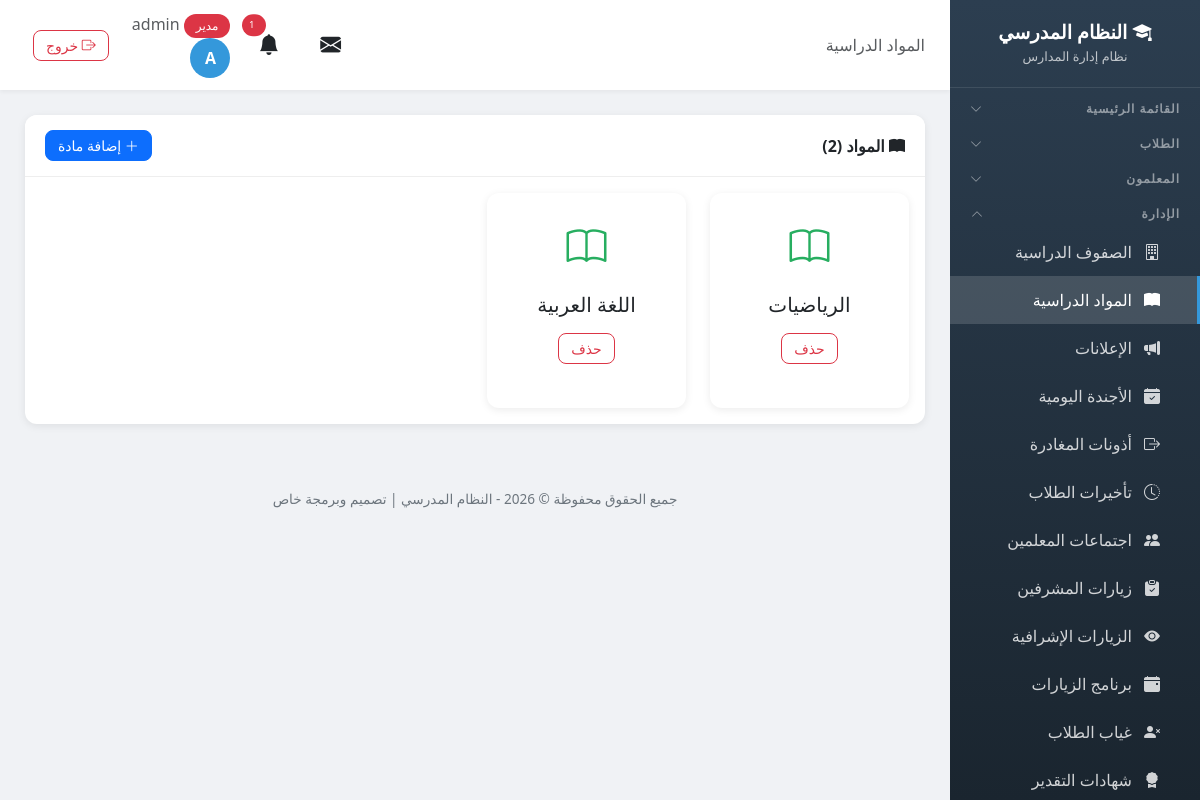
Before: /subjects/ (signed in) with the older database file.
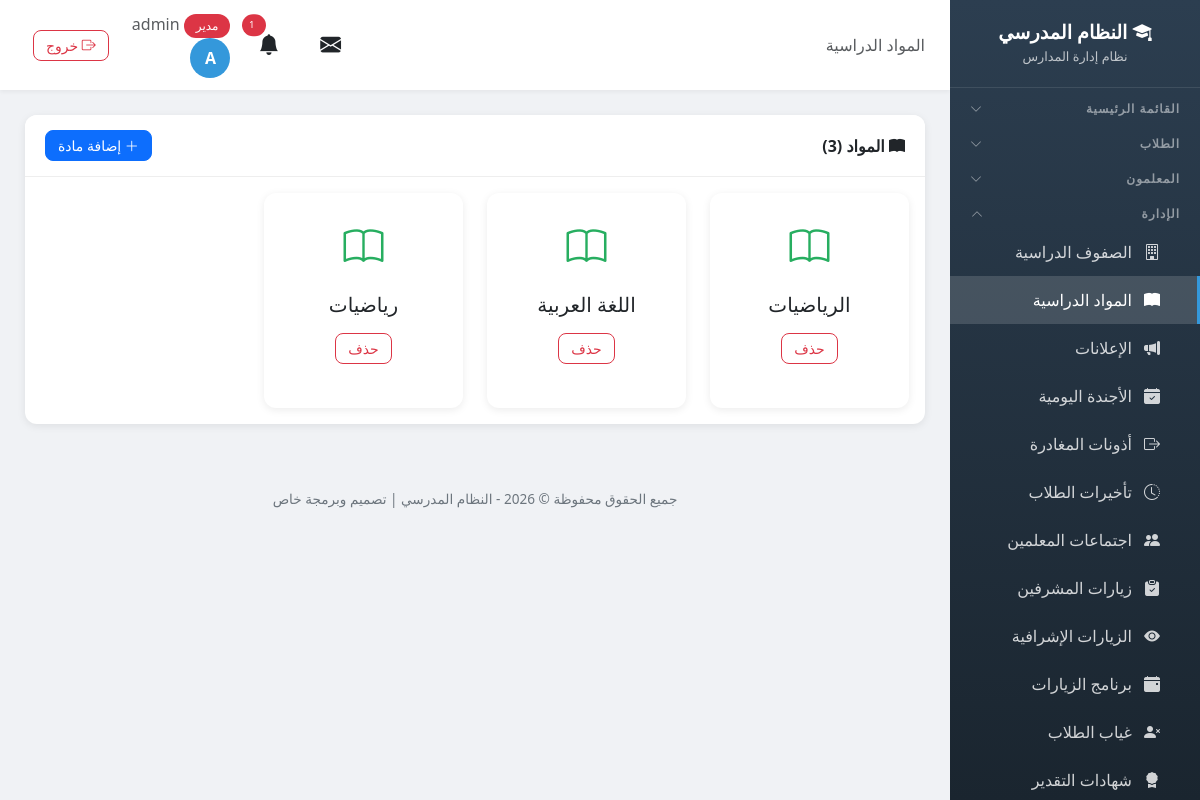
After: the same page with the newer database file.
### school/models.py (models this page shows, shortened)
class Profile(models.Model):
    ROLE_CHOICES = [
        ('admin', 'مدير'),
        ('vice_principal', 'نائب مدير'),
        ('secretary', 'سكرتير'),
        ('teacher', 'معلم'),
        ('student', 'طالب'),
    ]
    user = models.OneToOneField(User, on_delete=models.CASCADE, related_name='profile')
    role = models.CharField('الدور', max_length=20, choices=ROLE_CHOICES, default='student')
    phone = models.CharField('رقم الهاتف', max_length=20, blank=True)

class Subject(models.Model):
    name = models.CharField('اسم المادة', max_length=100, unique=True)
    class Meta:
        verbose_name = 'مادة'
        verbose_name_plural = 'المواد'

### school/views.py (the view)
# urls.py: path('subjects/', views.subject_list, name='subject_list'),
@login_required
def subject_list(request):
    if request.user.profile.role != 'admin':
        messages.error(request, 'ليس لديك صلاحية للوصول إلى هذه الصفحة')
        return redirect('dashboard')
    subjects = Subject.objects.all().order_by('name')
    return render(request, 'school/subject_list.html', {'subjects': subjects})

### school/models.py (called while the page is built)
def has_perm(user, module, action):
    if user.profile.role == 'admin':
        return True
    try:
        perms = user.custom_permissions
        return action in perms.permissions.get(module, [])
    except User.custom_permissions.RelatedObjectDoesNotExist:
        return False

### school/services.py (called while the page is built, shortened)
def send_visit_reminders():
    try:
        tomorrow = date.today() + timedelta(days=1)
        due = VisitProgram.objects.filter(visit_date=tomorrow, reminder_sent=False).select_related('teacher')
        if not due.exists():
            return
    except Exception as e:
        logger.error(f'خطأ في إرسال تذكيرات الزيارات: {e}')

### templates/school/subject_list.html (shortened to what this page needs)
{% extends 'school/base.html' %}
{% block page_heading %}المواد الدراسية{% endblock %}
{% block content %}
<div class="card">
    <div class="card-header d-flex justify-content-between align-items-center">
        <span><i class="bi bi-book-fill"></i> المواد ({{ subjects.count }})</span>
        <a href="{% url 'add_subject' %}" class="btn btn-primary btn-sm"><i class="bi bi-plus-lg"></i> إضافة مادة</a>
    </div>
    <div class="card-body">
        <div class="row g-4">
            {% for subject in subjects %}
            <div class="col-md-4 col-lg-3">
                <div class="card h-100">
                    <div class="card-body text-center py-4">
                        <i class="bi bi-book" style="font-size: 2.5rem; color: #27ae60;"></i>
                        <h5 class="mt-3">{{ subject.name }}</h5>
                        <a href="{% url 'delete_subject' subject.id %}" class="btn btn-outline-danger btn-sm mt-2">حذف</a>
                    </div>
                </div>
            </div>
            {% endfor %}
        </div>
    </div>
</div>
{% endblock %}

### templates/school/base.html (shortened to what this page needs)
<!DOCTYPE html>
<html lang="ar" dir="rtl">
<head>
    <link href="https://cdn.jsdelivr.net/npm/bootstrap@5.3.0/dist/css/bootstrap.min.css" rel="stylesheet">
    <link href="https://cdn.jsdelivr.net/npm/bootstrap@5.3.0/dist/css/bootstrap.rtl.min.css" rel="stylesheet">
    <link rel="stylesheet" href="https://cdn.jsdelivr.net/npm/bootstrap-icons@1.11.0/font/bootstrap-icons.css">
    <link href="https://cdn.jsdelivr.net/npm/select2@4.1.0-rc.0/dist/css/select2.min.css" rel="stylesheet" />
    <link href="https://cdn.jsdelivr.net/npm/select2-bootstrap-5-theme@1.3.0/dist/select2-bootstrap-5-theme.rtl.min.css" rel="stylesheet" />
    <link rel="stylesheet" href="https://unpkg.com/leaflet@1.9.4/dist/leaflet.css" />
</head>
<body>
    {% if user.is_authenticated %}
    <div class="sidebar" id="sidebar">
        <div class="brand">
            <h4><i class="bi bi-mortarboard-fill"></i> النظام المدرسي</h4>
            <small>نظام إدارة المدارس</small>
        </div>
        {% if user.is_authenticated %}
        <button class="nav-section nav-toggle" type="button" data-target="collapse-main" aria-expanded="false">
            <span>القائمة الرئيسية</span><i class="bi bi-chevron-down"></i>
        </button>
        {% if 'students_view' in user_perms or 'students_add' in user_perms or 'notes_view' in user_perms or 'levels_view' in user_perms %}
        <button class="nav-section nav-toggle" type="button" data-target="collapse-students" aria-expanded="false">
            <span>الطلاب</span><i class="bi bi-chevron-down"></i>
        </button>
        {% endif %}
        {% if 'teachers_view' in user_perms or 'teachers_add' in user_perms or 'nominations_view' in user_perms or 'guardians_view' in user_perms %}
        <button class="nav-section nav-toggle" type="button" data-target="collapse-teachers" aria-expanded="false">
            <span>المعلمون</span><i class="bi bi-chevron-down"></i>
        </button>
        {% endif %}
        {% if 'classes_view' in user_perms or 'subjects_view' in user_perms or 'announcements_view' in user_perms or 'agenda_view' in user_perms or 'leaves_view' in user_perms or 'lateness_view' in user_perms or 'meetings_view' in user_perms or 'supervisor_visits_view' in user_perms or 'inspection_visits_view' in user_perms or 'visit_program_view' in user_perms or 'absence_view' in user_perms or 'certificates_view' in user_perms or 'exams_view' in user_perms %}
        <button class="nav-section nav-toggle" type="button" data-target="collapse-admin" aria-expanded="false">
            <span>الإدارة</span><i class="bi bi-chevron-down"></i>
        </button>
        <div class="nav-collapse" id="collapse-admin">
        {% endif %}
        {% if 'classes_view' in user_perms %}
        <a href="{% url 'class_list' %}" class="nav-link {% if 'class' in request.resolver_match.url_name %}active{% endif %}">
            <i class="bi bi-building"></i> الصفوف الدراسية
        </a>
        {% endif %}
        {% if 'subjects_view' in user_perms %}
        <a href="{% url 'subject_list' %}" class="nav-link {% if 'subject' in request.resolver_match.url_name %}active{% endif %}">
            <i class="bi bi-book-fill"></i> المواد الدراسية
        </a>
        {% endif %}
        {% if 'announcements_view' in user_perms %}
        <a href="{% url 'announcement_list' %}" class="nav-link {% if 'announcement' in request.resolver_match.url_name %}active{% endif %}">
            <i class="bi bi-megaphone-fill"></i> الإعلانات
        </a>
        {% endif %}
        {% if 'agenda_view' in user_perms %}
        <a href="{% url 'agenda_list' %}" class="nav-link {% if 'agenda' in request.resolver_match.url_name %}active{% endif %}">
            <i class="bi bi-calendar-check-fill"></i> الأجندة اليومية
        </a>
        {% endif %}
        {% if 'leaves_view' in user_perms %}
        <a href="{% url 'leave_list' %}" class="nav-link {% if 'leave' in request.resolver_match.url_name %}active{% endif %}">
            <i class="bi bi-box-arrow-right"></i> أذونات المغادرة
        </a>
        {% endif %}
        {% if 'lateness_view' in user_perms %}
        <a href="{% url 'lateness_list' %}" class="nav-link {% if 'lateness' in request.resolver_match.url_name %}active{% endif %}">
            <i class="bi bi-clock-history"></i> تأخيرات الطلاب
        </a>
        {% endif %}
        {% if 'meetings_view' in user_perms %}
        <a href="{% url 'meeting_list' %}" class="nav-link {% if 'meeting' in request.resolver_match.url_name %}active{% endif %}">
            <i class="bi bi-people-fill"></i> اجتماعات المعلمين
        </a>
        {% endif %}
        {% if 'supervisor_visits_view' in user_perms %}
        <a href="{% url 'supervisor_visit_list' %}" class="nav-link {% if 'supervisor_visit' in request.resolver_match.url_name %}active{% endif %}">
            <i class="bi bi-clipboard-check-fill"></i> زيارات المشرفين
        </a>
        {% endif %}
        {% if 'inspection_visits_view' in user_perms %}
        <a href="{% url 'inspection_visit_list' %}" class="nav-link {% if 'inspection_visit' in request.resolver_match.url_name %}active{% endif %}">
            <i class="bi bi-eye-fill"></i> الزيارات الإشرافية
        </a>
        {% endif %}
        {% if 'visit_program_view' in user_perms %}
        <a href="{% url 'visit_program_list' %}" class="nav-link {% if 'visit_program' in request.resolver_match.url_name %}active{% endif %}">
            <i class="bi bi-calendar-event-fill"></i> برنامج الزيارات
        </a>
        {% endif %}
        {% if 'absence_view' in user_perms %}
        <a href="{% url 'absence_list' %}" class="nav-link {% if 'absence' in request.resolver_match.url_name %}active{% endif %}">
            <i class="bi bi-person-x-fill"></i> غياب الطلاب
        </a>
        {% endif %}
        {% if 'certificates_view' in user_perms %}
        <a href="{% url 'certificates_manage' %}" class="nav-link {% if 'certificate' in request.resolver_match.url_name %}active{% endif %}">
            <i class="bi bi-award-fill"></i> شهادات التقدير
        </a>
        {% endif %}
        {% if 'classes_view' in user_perms or 'subjects_view' in user_perms or 'announcements_view' in user_perms or 'agenda_view' in user_perms or 'leaves_view' in user_perms or 'lateness_view' in user_perms or 'meetings_view' in user_perms or 'supervisor_visits_view' in user_perms or 'inspection_visits_view' in user_perms or 'visit_program_view' in user_perms or 'absence_view' in user_perms or 'certificates_view' in user_perms or 'exams_view' in user_perms %}
        </div>
        {% endif %}
        {% endif %}
    </div>
    <div class="main-content">
        <div class="top-bar">
            <div>
                <span class="d-none d-md-inline text-muted">{% block page_heading %}{% endblock %}</span>
            </div>
            <div class="user-info">
                <div class="dropdown d-inline-block mx-2" id="messageBell">
                    <button class="btn btn-link text-reset position-relative p-1" type="button" data-bs-toggle="dropdown" aria-expanded="false" style="font-size: 1.3rem;">
                        <i class="bi bi-envelope-fill"></i>
                    </button>
                </div>
                <div class="dropdown d-inline-block mx-2" id="notificationBell">
                    <button class="btn btn-link text-reset position-relative p-1" type="button" data-bs-toggle="dropdown" aria-expanded="false" style="font-size: 1.3rem;">
                        <i class="bi bi-bell-fill"></i>
                        {% if unread_notifications_count > 0 %}
                        <span class="position-absolute top-0 start-100 translate-middle badge rounded-pill bg-danger" style="font-size: 0.6rem;">
                            {{ unread_notifications_count }}
                        </span>
                        {% endif %}
                    </button>
                </div>
                <a href="{% url 'my_account' %}" class="text-decoration-none text-reset">
                    <span class="text-muted d-none d-sm-inline">
                        <span class="badge bg-{% if user.profile.role == 'admin' %}danger{% elif user.profile.role == 'teacher' %}success{% else %}info{% endif %}">
                            {{ user.profile.get_role_display }}
                        </span>
                        {{ user.first_name|default:user.username }}
                    </span>
                    <div class="avatar">{{ user.first_name|first|default:user.username|first|upper }}</div>
                </a>
                <a href="{% url 'logout' %}" class="btn btn-sm btn-outline-danger ms-2" title="تسجيل الخروج">
                    <i class="bi bi-box-arrow-right"></i> <span class="d-none d-sm-inline">خروج</span>
                </a>
            </div>
        </div>
        <div class="page-content">
            {% block content %}{% endblock %}
        </div>
        <div class="footer">
            <p>جميع الحقوق محفوظة &copy; {% now "Y" %} - النظام المدرسي | تصميم وبرمجة خاص</p>
        </div>
    </div>
    {% endif %}
</body>
</html>

### templates/school/base.html (style rules this page uses)
:root { --primary-color: #2c3e50; --secondary-color: #3498db; --accent-color: #e74c3c; --success-color: #27ae60; --warning-color: #f39c12; --info-color: #17a2b8; --sidebar-width: 250px; }
body { font-family: 'Segoe UI', Tahoma, sans-serif; background-color: #f0f2f5; overflow-x: hidden; }
.sidebar { position: fixed; top: 0; right: 0; height: 100vh; width: var(--sidebar-width); background: linear-gradient(180deg, var(--primary-color) 0%, #1a252f 100%); color: #fff; z-index: 1000; transition: all 0.3s ease; overflow-y: auto; }
.sidebar .brand { padding: 20px 15px; text-align: center; border-bottom: 1px solid rgba(255,255,255,0.1); }
.sidebar .brand h4 { margin: 0; font-weight: 700; font-size: 1.2rem; }
.sidebar .brand small { color: rgba(255,255,255,0.7); font-size: 0.8rem; }
.sidebar .nav-link { color: rgba(255,255,255,0.8); padding: 12px 20px; border-right: 3px solid transparent; transition: all 0.2s ease; display: flex; align-items: center; gap: 10px; }
.sidebar .nav-link.active { background: rgba(255,255,255,0.15); color: #fff; border-right-color: var(--secondary-color); }
.sidebar .nav-link i { width: 20px; text-align: center; }
.sidebar .nav-section { padding: 15px 20px 5px; font-size: 0.7rem; text-transform: uppercase; color: rgba(255,255,255,0.4); letter-spacing: 1px; }
.sidebar .nav-toggle { display: flex; justify-content: space-between; align-items: center; width: 100%; background: none; border: none; padding: 12px 20px 5px; cursor: pointer; text-align: right; font-size: 0.75rem; font-weight: 700; letter-spacing: 1px; color: rgba(255,255,255,0.5); transition: color 0.2s ease; }
.sidebar .nav-toggle .bi-chevron-down { transition: transform 0.3s ease; }
.sidebar .nav-toggle.open .bi-chevron-down { transform: rotate(180deg); }
.sidebar .nav-collapse { display: none; }
.sidebar .nav-collapse .nav-link { padding-right: 35px; }
.main-content { margin-right: var(--sidebar-width); min-height: 100vh; transition: all 0.3s ease; }
.top-bar { background: #fff; padding: 12px 25px; box-shadow: 0 2px 4px rgba(0,0,0,0.05); display: flex; justify-content: space-between; align-items: center; position: sticky; top: 0; z-index: 999; }
.top-bar .user-info { display: flex; align-items: center; gap: 15px; }
.top-bar .user-info .avatar { width: 40px; height: 40px; border-radius: 50%; background: var(--secondary-color); color: #fff; display: flex; align-items: center; justify-content: center; font-weight: bold; }
.page-content { padding: 25px; }
.card { border: none; border-radius: 12px; box-shadow: 0 2px 8px rgba(0,0,0,0.08); transition: all 0.3s ease; margin-bottom: 20px; }
.card-header { background: #fff; border-bottom: 1px solid #eee; padding: 15px 20px; font-weight: 600; border-radius: 12px 12px 0 0 !important; }
.btn { border-radius: 8px; font-weight: 500; padding: 8px 20px; }
.btn-sm { padding: 4px 12px; }
.badge { padding: 6px 12px; border-radius: 20px; font-weight: 500; }
.footer { text-align: center; padding: 20px; color: #6c757d; font-size: 0.85rem; }

Changed rows visible on the page:
added Subject: name "رياضيات"
Other visible differences:
{{ subjects.count }}: "2" → "3"
